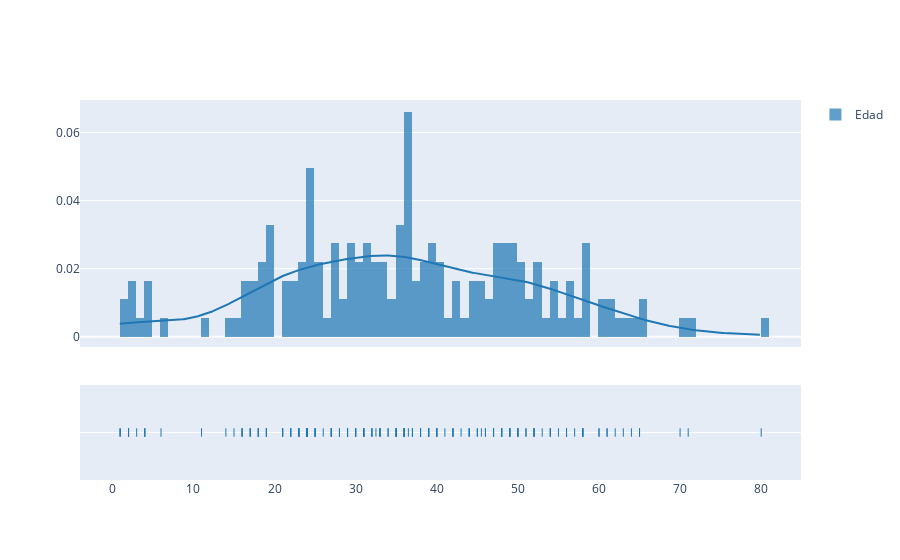

The cell this chart's notebook holds for it:
### Code cell
# Creating a distribution plot using Plotly's 'create_distplot' function
fig = ff.create_distplot(hist_data, labels)

# Displaying the created distribution plot
fig.show()

### Figure 1 — Plotly figure (JSON) as saved in the notebook; plotly's stock layout.template omitted (floating-point values rounded to 4 significant figures; data arrays with more than 128 entries replaced by an {"elided": "..."} marker saying what was removed)
{"data": [{"autobinx": false, "histnorm": "probability density", "legendgroup": "Edad", "marker": {"color": "rgb(31, 119, 180)"}, "name": "Edad", "opacity": 0.7, "type": "histogram", "x": {"elided": "182 float values"}, "xaxis": "x", "xbins": {"end": 80, "size": 1, "start": 0.92}, "yaxis": "y"}, {"legendgroup": "Edad", "marker": {"color": "rgb(31, 119, 180)"}, "mode": "lines", "name": "Edad", "showlegend": false, "type": "scatter", "x": {"elided": "500 float values"}, "xaxis": "x", "y": {"elided": "500 float values"}, "yaxis": "y"}, {"legendgroup": "Edad", "marker": {"color": "rgb(31, 119, 180)", "symbol": "line-ns-open"}, "mode": "markers", "name": "Edad", "showlegend": false, "type": "scatter", "x": {"elided": "182 float values"}, "xaxis": "x", "y": {"elided": "182 str values"}, "yaxis": "y2"}], "layout": {"barmode": "overlay", "hovermode": "closest", "legend": {"traceorder": "reversed"}, "xaxis": {"anchor": "y2", "domain": [0, 1], "zeroline": false}, "yaxis": {"anchor": "free", "domain": [0.35, 1], "position": 0}, "yaxis2": {"anchor": "x", "domain": [0, 0.25], "dtick": 1, "showticklabels": false}}}
